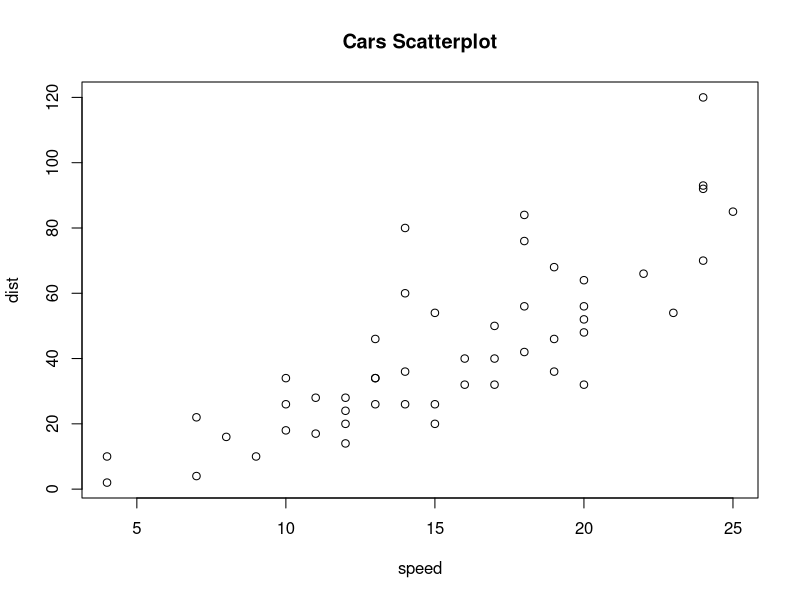
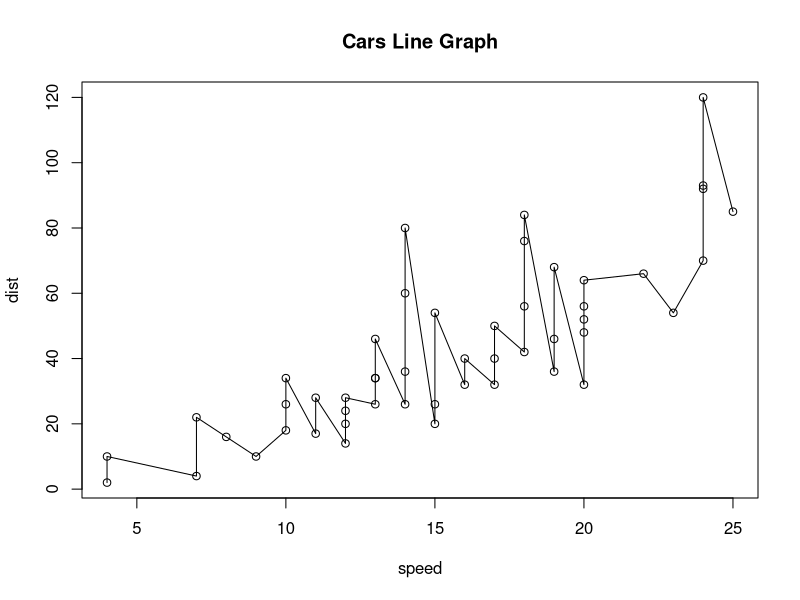

These charts were generated, in order, by the following R code:
## ---- chunk 1
setwd("C:/Users/tsout/OneDrive/Desktop/cs422/homework0")

data(cars)
cars
## ---- chunk 2
plot(cars, main="Cars Scatterplot")
plot(cars, type="o", main="Cars Line Graph")
## ---- chunk 3
summary(cars)
## ---- chunk 4
max.speed <- 25.0
min.dist  <- 2.00
str <- paste0("Maximum speed is ", max.speed, ", and minimum distance is ", 
              min.dist)
str
